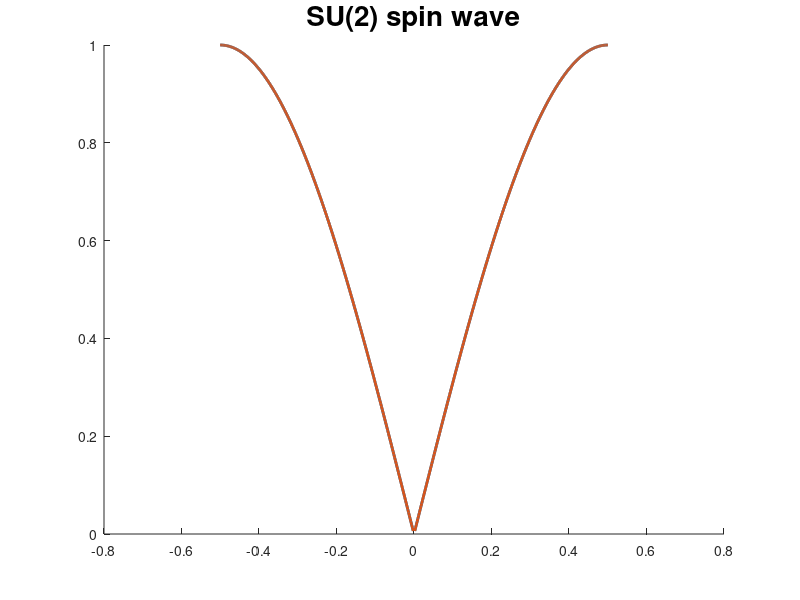

This figure's MATLAB source:
%%%%% Two-sublattice spin-wave calculation for spin-1/2 Heisenberg chain %%%%%
%%% Output: A figure, showing the E(k) in first magnetic BZ.

%% Model parameter setup
J=1.0; %Strength of exchange interaction, and positive characterize AFM type.

%% Gell-mann matrix setup
S=zeros(2,2,3);
S_A=zeros(2,2,3);
S_B=zeros(2,2,3);
S(:,:,1)=[0,1;1,0]/2;
S(:,:,2)=[0,-1i;1i,0]/2;
S(:,:,3)=[1,0;0,-1]/2;
R_A=eye(2,2);
R_B=[0,1;1,0];
for m=1:3
    S_A(:,:,m)=R_A'*S(:,:,m)*R_A;
    S_B(:,:,m)=R_B'*S(:,:,m)*R_B;
end
%% Hamiltonian cell setup
V_AB=zeros(1,1);
V_BA=zeros(1,1);
T_AB=zeros(1,1);
Delta_AB=zeros(1,1);
Z=2;
for m=1:3
    V_AB=V_AB+J*(S_A(2,2,m)-S_A(1,1,m)*eye(1,1))*S_B(1,1,m);
    V_BA=V_BA+J*(S_B(2,2,m)-S_B(1,1,m)*eye(1,1))*S_A(1,1,m);
    for alpha=1:1
        for beta=1:1
            T_AB(alpha,beta)=T_AB(alpha,beta)+J*S_A(alpha+1,1,m)*S_B(1,beta+1,m);
            Delta_AB(alpha,beta)=Delta_AB(alpha,beta)+J*S_A(alpha+1,1,m)*S_B(beta+1,1,m);
        end
    end
end
delta=[1;-1]'/2;
%delta=[1,0;-1,1;0,-1]';
%% Compute
Size=500;
K_grid_x=zeros(1,Size+1); %Storage k_x for plot
E=zeros(Size+1,2); %Storage energy for magnons
for i=1:Size+1
    %Compute location for k
    k=1/Size*(i-1)-1/2;
    K_grid_x(i)=k;
    %Structure factor
    gamma=0.0; 
    for nn=1:2
        gamma=gamma+exp(-1i*2*pi*k*delta(:,nn));
    end
    %Hamiltonian construct
    H_1=[Z*V_AB,T_AB*gamma;T_AB'*conj(gamma),Z*V_BA];
    H_2=[Z*V_AB.',T_AB'*gamma;T_AB*conj(gamma),Z*V_BA.'];
    Delta=[zeros(1,1),Delta_AB*gamma;Delta_AB.'*conj(gamma),zeros(1,1)];
    H=[H_1,Delta;Delta',H_2];
    Sigma=[eye(2,2),zeros(2,2);zeros(2,2),-eye(2,2)];
    [Vec,EigenAll]=eig(Sigma*H);
    E_eigen=[];
    for m=1:4
        if Vec(:,m)'*Sigma*Vec(:,m)>0
            E_eigen=[E_eigen,EigenAll(m,m)];
        end
    end
    if(numel(E_eigen)~=2)
        fprintf("k=(%d),no solution\n",i);
        E_eigen=nan*ones(2,1);
    end
    if(sum(abs(imag(E_eigen)))>sum(abs(real(E_eigen)))*1e-3&&sum(abs(E_eigen))>1e-3)
        fprintf("k=(%d), energy instable\n",i);
        E(i,:)=nan*ones(2,1);
    else
        E_eigen=sort(real(E_eigen));
        %E(i,j,:)=E_eigen(numel(E_eigen)/2+1:numel(E_eigen));
        %E(i,j,:)=E_eigen(1:numel(E_eigen)/2);
        E(i,:)=E_eigen;
    end
end
%% Plot
figure
hold on
plot(K_grid_x,E(:,1),"LineWidth",2)
plot(K_grid_x,E(:,2),"LineWidth",2);
title("SU(2) spin wave","FontSize",20)
